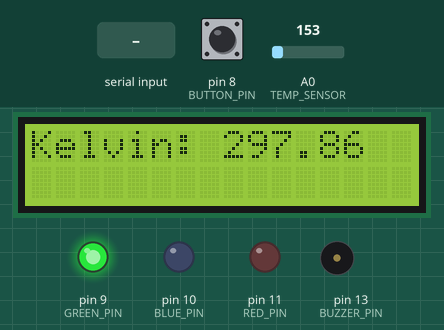
Recording of a sketch running on a simulated Arduino Uno, built with avr-gcc and run on an emulated ATmega328P. Parts: 16×2 character LCD, output pins drawn as LEDs (lit = HIGH), buzzer (waves = sounding, pin HIGH). Inputs (shaded band) come from the test bench; at power-on: pin 8 (BUTTON_PIN) LOW, A0 (TEMP_SENSOR) = 153. What the sketch prints to the serial monitor is not drawn.

Above: at 1.2 s.
1.3 s: pin 8 (BUTTON_PIN) pulled HIGH for 2.35 s
At 2.8 s:
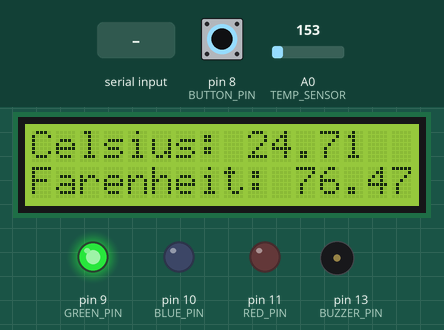
At 5.2 s:
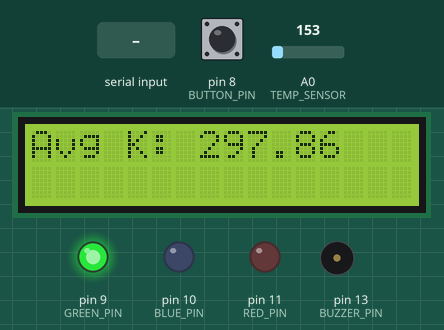
5.5 s: "A" received over Serial
At 6.9 s:
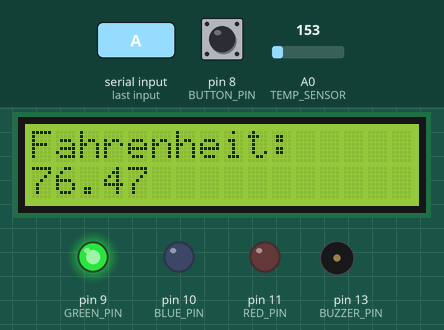
Timing chart, 0 to 8.5 s (numbered marks = the images above; inputs shaded):
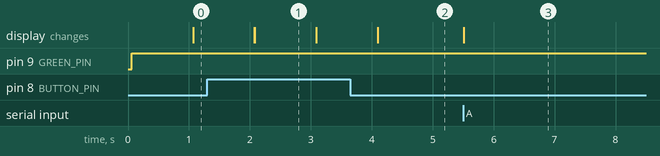

The sketch:

HomeBoy.ino
```cpp
/*
	MCD1160
    Name: G02
    ID: 35054387
    Teacher: Mehran Vahid

    Description:

      G02 Circuit Design and Code for Assignment 1
      Last edited: 8/11/2024 (Chris)
      Version: 1.0 (Complete)
*/

#include <LiquidCrystal.h>
#define TEMP_SENSOR A0
#define BUTTON_PIN 8
#define RED_PIN 11
#define BLUE_PIN 10
#define GREEN_PIN 9
#define BUZZER_PIN 13

//Initialize global variable
int counter = 0;
float totalC = 0;
float totalF = 0;
float totalK = 0;
bool buttonState = false;

LiquidCrystal lcd(7, 6, 5, 4,3, 2);

void setup()
{
  Serial.begin(9600); //Start Serial monitor
  lcd.begin(16,2);
  pinMode(BUTTON_PIN, INPUT); //Set Button to Input
  pinMode(BUZZER_PIN, OUTPUT); //Set Buzzer to Output
}

void loop()
{
  int rawTemp = analogRead(TEMP_SENSOR); //Read temperature sensor

  //Calculate raw voltage
  float rawVoltage = rawTemp * 5;
  rawVoltage = rawVoltage / 1024;

  //Calculate temperature in celsius
  float celsius = rawVoltage - 0.5;
  celsius = celsius * 100;

  float fahrenheit = (9.0 / 5.0 * celsius) + 32.0; //Calculate Farenheit
  float kelvin = celsius + 273.15; //Calculate kelvin

  //Scale blue LED if lower than 20 degrees Celsius (0 is the floor)
  if(celsius < 20)
  {
    int blueBrightness = 255 - (255 * celsius / 20);
    if(blueBrightness > 255)
    {
      blueBrightness = 255;
    }
    analogWrite(RED_PIN, 0);
    analogWrite(GREEN_PIN, 0);
    analogWrite(BLUE_PIN, blueBrightness);

    /* Buzzer usage referenced from
    https://www.ardumotive.com/how-to-use-a-buzzer-en.html */
    if(celsius < 10)
    {
    	digitalWrite(BUZZER_PIN, HIGH);
    }
    else
    {
      digitalWrite(BUZZER_PIN, LOW);
    }
  }
  //If 20-30 degrees Celsius, just display green
  else if(celsius >= 20 && celsius <= 30)
  {
    analogWrite(RED_PIN, 0);
    analogWrite(GREEN_PIN, 255);

    /* Buzzer usage referenced from
    https://www.ardumotive.com/how-to-use-a-buzzer-en.html */
    analogWrite(BLUE_PIN, 0);
    digitalWrite(BUZZER_PIN, LOW);
  }
  //Scale red LED if higher than 30 degrees Celsius (40 is the cap)
  else if(celsius > 30)
  {
    int redBrightness = (celsius - 30) * 255 / 10;
    if(redBrightness > 255)
    {
      redBrightness = 255;
    }
    analogWrite(RED_PIN, redBrightness);
    analogWrite(GREEN_PIN, 0);
    analogWrite(BLUE_PIN, 0);

    /* Buzzer usage referenced from
    https://www.ardumotive.com/how-to-use-a-buzzer-en.html */
	if(celsius > 35)
    {
    	digitalWrite(BUZZER_PIN, HIGH);
    }
    else
    {
      digitalWrite(BUZZER_PIN, LOW);
    }
  }
  //Prints Celsius and Farenheit in each line
  lcd.print("Celsius: ");
  lcd.print(celsius);
  lcd.setCursor(0,1);
  lcd.print("Farenheit: ");
  lcd.print(fahrenheit);

  delay(1000); //Wait 1 seconds
  lcd.clear(); //Clears lcd

  //Prints Kelvin
  lcd.print("Kelvin: ");
  lcd.print(kelvin);

  //Calculates sum of all temperatures recorded so far
  totalC += celsius;
  totalF += fahrenheit;
  totalK += kelvin;

  counter++; //Increment counter to calculate average

  if(digitalRead(BUTTON_PIN) == HIGH)//If the button is pressed
  {
    buttonState = true;
    //Calculate current average temperature
    float avgC = totalC / counter;
    float avgF = totalF / counter;
    float avgK = totalK / counter;

    //Prints all temperature averages
    lcd.clear();
    lcd.print("Avg C: ");
    lcd.print(avgC);
    lcd.setCursor(0,1);
    lcd.print("Avg F: ");
    lcd.print(avgF);

    delay(1000);
    lcd.clear();
    lcd.print("Avg K: ");
    lcd.print(avgK);

    //Display menu
    Serial.println("Menu:");
    Serial.println("A. Display temperature in Fahrenheit");
    Serial.println("B. Display temperature in Celsius");
    Serial.println("C. Display temperature in Kelvin");
    Serial.println("D. Display average temperature in all units");
    Serial.println("Enter choice: ");
    Serial.println(""); //Print new line

    while(Serial.available() == 0); //Waits for user input
    char choice = Serial.read(); //Put users choice in a variable

    //Do things based on choice
    if(choice == 'A')
    {
      lcd.clear();
      lcd.print("Fahrenheit: ");
      lcd.setCursor(0,1);
      lcd.print(fahrenheit);
      Serial.print("Fahrenheit: ");
      Serial.println(fahrenheit);
    }
    else if(choice == 'B')
    {
      lcd.clear();
      lcd.print("Celsius: ");
      lcd.setCursor(0,1);
      lcd.print(celsius);
      Serial.print("Celsius: ");
      Serial.println(celsius);
    }
    else if(choice == 'C')
    {
      lcd.clear();
      lcd.print("Kelvin: ");
      lcd.setCursor(0,1);
      lcd.print(kelvin);
      Serial.print("Kelvin: ");
      Serial.println(kelvin);
    }
    else if(choice == 'D')
    {
      Serial.print("Avg C: ");
      Serial.println(avgC);
      Serial.print("Avg F: ");
      Serial.println(avgF);
      Serial.print("Avg K: ");
      Serial.println(avgK);

      lcd.clear();
      lcd.print("Avg C: ");
      lcd.print(avgC);
      lcd.setCursor(0,1);
      lcd.print("Avg F: ");
      lcd.print(avgF);

	  delay(1000);
      lcd.clear();
      lcd.print("Avg K: ");
      lcd.print(avgK);
    }
    else
    {
      //If user doesn't comply, tell them it's wrong
      Serial.print("Invalid Choice.");
    }

    Serial.println("Action completed.");
    Serial.println("Menu closed.");
    Serial.println(""); //Print new line for clarity

    //On second button press, return to initial temperature display
    while (buttonState == true)
    {
      if (digitalRead(BUTTON_PIN) == HIGH)
      {
        buttonState = false;
      }
    }
    delay(200); //Add small delay to prevent multiple readings from button
  }
  delay(1000); //Wait 1 seconds
  lcd.clear();
}
```

Measured:
- after the input at 1.3 s, the display: first differs from a run without the input after 1.8 s (image 2 shows a later state)
- after the input at 5.5 s, the display: changes at once (image 3)
- what the display in image 1 shows lasts 1.0 s, from 2.1 s to 3.1 s
